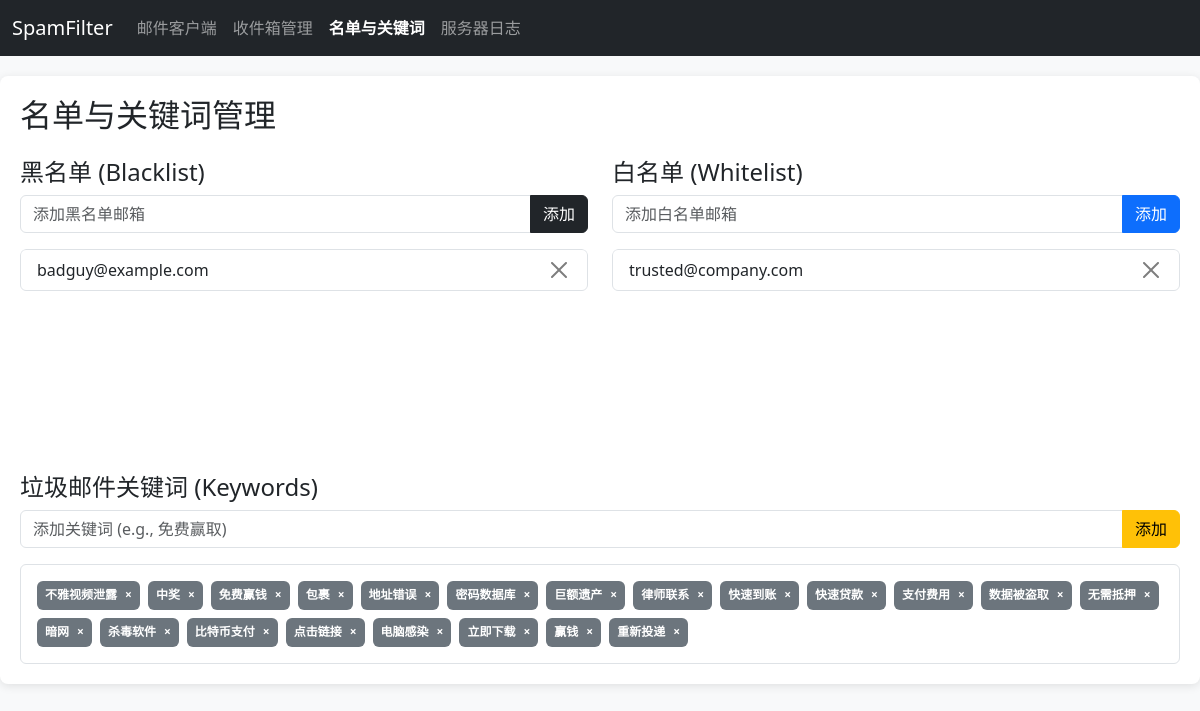
/admin/lists, run on the app's committed database.
### tables this page shows
CREATE TABLE blacklist (id INTEGER PRIMARY KEY AUTOINCREMENT, email TEXT UNIQUE NOT NULL);

CREATE TABLE whitelist (id INTEGER PRIMARY KEY AUTOINCREMENT, email TEXT UNIQUE NOT NULL);

CREATE TABLE keywords (id INTEGER PRIMARY KEY AUTOINCREMENT, keyword TEXT UNIQUE NOT NULL);

### web_app.py (the view, shortened to what this page needs)
@app.route('/admin/lists', methods=['GET', 'POST'])
def admin_lists():
    black = sorted(list(database.get_list('blacklist', 'email')))  # 黑名单（排序）
    white = sorted(list(database.get_list('whitelist', 'email')))  # 白名单（排序）
    keywords = sorted(list(database.get_list('keywords', 'keyword')))  # 关键词（排序）
    return render_template('lists.html', black=black, white=white, keywords=keywords)

### database.py (called while the page is built)
def get_list(table, column):
    with sqlite3.connect(DB_PATH) as conn:
        c = conn.cursor()
        c.execute(f'SELECT {column} FROM {table}')
        return set(row[0] for row in c.fetchall())

### templates/lists.html (shortened to what this page needs)
{% extends "layout.html" %}
{% block content %}
<h2>名单与关键词管理</h2>
<div class="row mt-4">
    <div class="col-md-6">
        <h4>黑名单 (Blacklist)</h4>
        <form method="post" action="{{ url_for('admin_lists') }}" class="input-group mb-3">
            <input type="email" name="black_add" class="form-control" placeholder="添加黑名单邮箱" required>
            <button class="btn btn-dark" type="submit">添加</button>
        </form>
        <ul class="list-group" style="min-height: 200px; max-height: 400px; overflow-y: auto;">
            {% for email in black %}
            <li class="list-group-item d-flex justify-content-between align-items-center">
                {{ email }}
                <a href="{{ url_for('remove_from_list', table='blacklist', value=email) }}" class="btn-close" aria-label="删除"></a>
            </li>
            {% else %}
            <li class="list-group-item text-secondary">黑名单为空</li>
            {% endfor %}
        </ul>
    </div>
    <div class="col-md-6">
        <h4>白名单 (Whitelist)</h4>
        <form method="post" action="{{ url_for('admin_lists') }}" class="input-group mb-3">
            <input type="email" name="white_add" class="form-control" placeholder="添加白名单邮箱" required>
            <button class="btn btn-primary" type="submit">添加</button>
        </form>
        <ul class="list-group" style="min-height: 200px; max-height: 400px; overflow-y: auto;">
            {% for email in white %}
            <li class="list-group-item d-flex justify-content-between align-items-center">
                {{ email }}
                <a href="{{ url_for('remove_from_list', table='whitelist', value=email) }}" class="btn-close" aria-label="删除"></a>
            </li>
            {% else %}
            <li class="list-group-item text-secondary">白名单为空</li>
            {% endfor %}
        </ul>
    </div>
</div>
<div class="row mt-4">
    <div class="col-12">
        <h4>垃圾邮件关键词 (Keywords)</h4>
        <form method="post" action="{{ url_for('admin_lists') }}" class="input-group mb-3">
            <input type="text" name="keyword_add" class="form-control" placeholder="添加关键词 (e.g., 免费赢取)" required>
            <button class="btn btn-warning" type="submit">添加</button>
        </form>
        <div class="d-flex flex-wrap gap-2 border p-3 rounded" style="min-height: 100px;">
            {% for kw in keywords %}
            <span class="badge bg-secondary p-2 d-flex align-items-center">
                {{ kw }}
                <a href="{{ url_for('remove_from_list', table='keywords', value=kw) }}" class="ms-2 text-white text-decoration-none" aria-label="删除">&times;</a>
            </span>
            {% else %}
            <p class="text-secondary m-0">无自定义关键词</p>
            {% endfor %}
        </div>
    </div>
</div>
{% endblock %}

### templates/layout.html (style rules this page uses)
body { background-color: #f8f9fa; }

### data on the page
blacklist: email "badguy@example.com"
whitelist: email "trusted@company.com"
keywords: keyword "不雅视频泄露"
keywords: keyword "中奖"
keywords: keyword "免费赢钱"
keywords: keyword "包裹"
keywords: keyword "地址错误"
keywords: keyword "密码数据库"
keywords: keyword "巨额遗产"
keywords: keyword "律师联系"
keywords: keyword "快速到账"
keywords: keyword "快速贷款"
keywords: keyword "支付费用"
keywords: keyword "数据被盗取"
keywords: keyword "无需抵押"
keywords: keyword "暗网"
keywords: keyword "杀毒软件"
keywords: keyword "比特币支付"
keywords: keyword "点击链接"
keywords: keyword "电脑感染"
keywords: keyword "立即下载"
keywords: keyword "赢钱"
keywords: keyword "重新投递"
